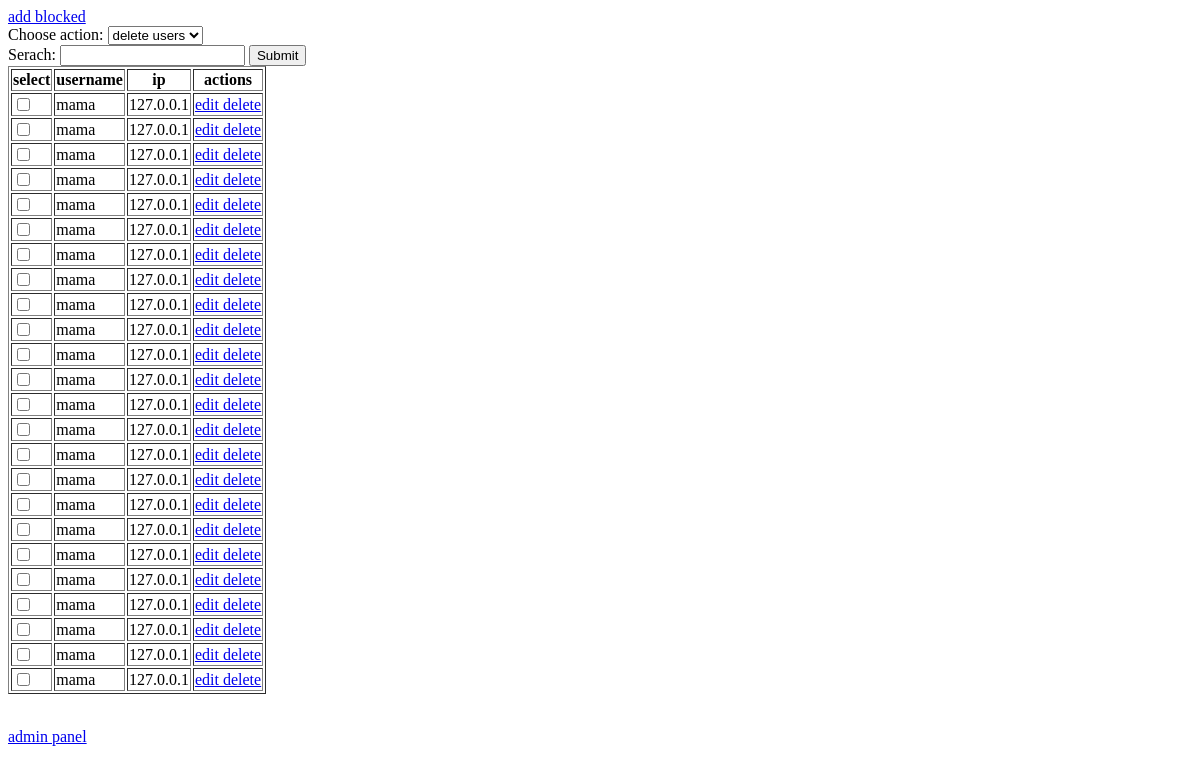
The page /admin/blocked (signed in) on the database as committed earlier.
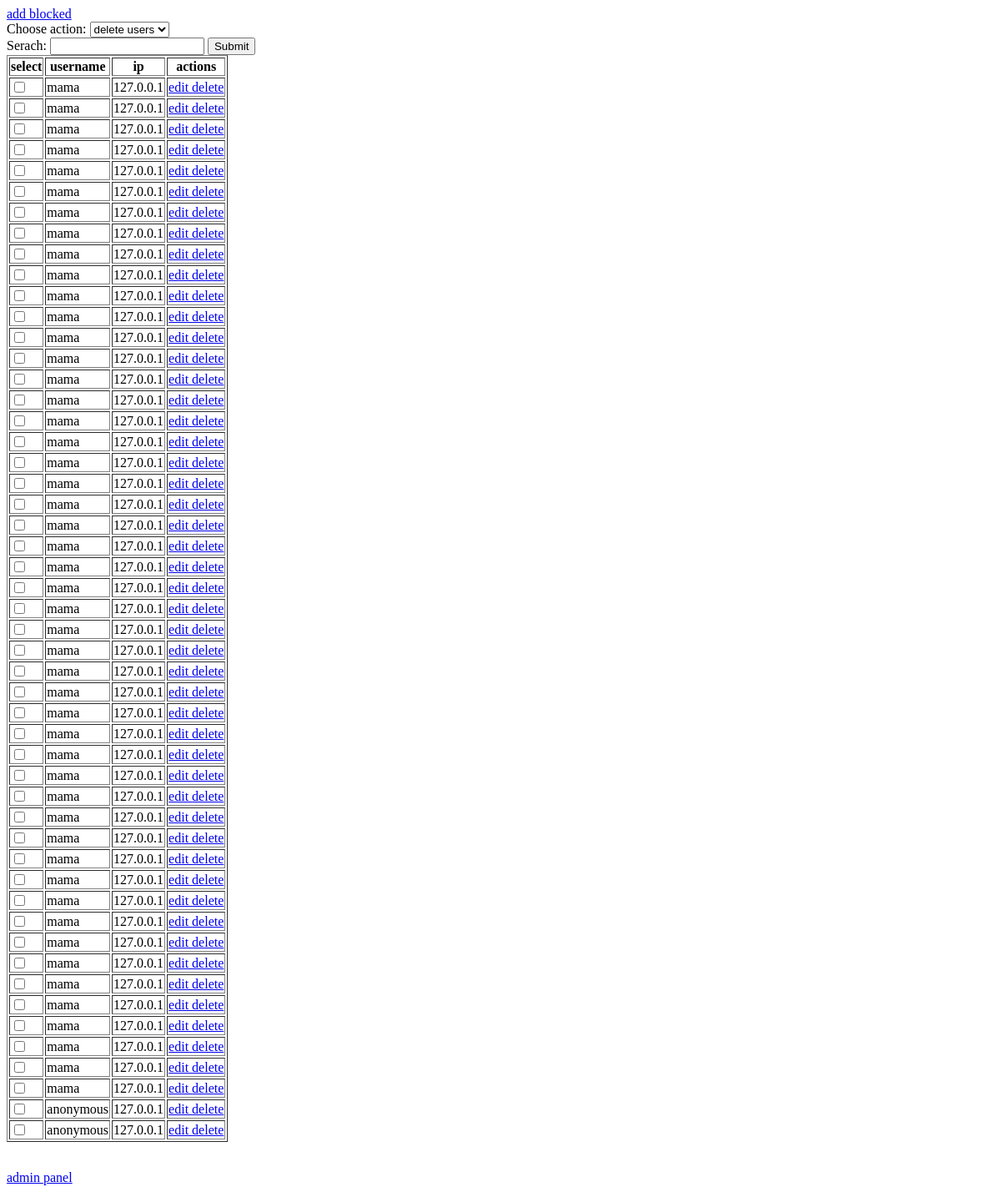
The same page on the database as committed later.
### project_files/database.py (models this page shows, shortened)
class Blocked(db.Model):
    id = db.Column(db.Integer, primary_key=True)
    username = db.Column(db.String(30), unique=False, nullable=False)
    ip = db.Column(db.String(30), unique=False, nullable=False)

### project_files/routes.py (the view, shortened to what this page needs)
@app.route('/admin/blocked', methods=['GET', 'POST'])
@login_required
def admin_blocked():
  blocked = Blocked.query.all()
  return render_template('admin_blocked.html', blocked=blocked)

### project_files/routes.py (called while the page is built)
@login_manager.user_loader
def load_user(user_id):
    return User.query.get(user_id)

### project_files/templates/admin_blocked.html (shortened to what this page needs)
<a href="{{ url_for('add_blocked') }}"> add blocked </a>
<form method="post" action="">
    <label for="action">Choose action:</label>
    <select id="action" name="action">
    <option value="delete user"> delete users</option>
    </select>
    <br>
    <label for="search">Serach:</label>
    <input type="text" id="search" name="search">
    <table border="1px">
        <th> select </th>
        <th> username</th>
        <th> ip</th>
        <th> actions</th>
        {% for block in blocked %}
        <tr>
            <td><input type="checkbox" name="id" value="{{ block.id }}"</td>
            <td>{{ block.username }}</td>
            <td>{{ block.ip }}</td>
            <td>
                <a href="{{ url_for('update_blocked', id=block.id) }}"> edit </a>
                <a href="{{ url_for('delete_blocked', id=block.id) }}"> delete </a>
            </td>
        </tr>
        {% endfor %}
        <input type="submit">
    </table>
</form>
    <a href="{{ url_for('admin') }}"> admin panel</a>

Rows that differ between the two databases and show on the page:
added Blocked: username "mama", ip "127.0.0.1"
added Blocked: username "mama", ip "127.0.0.1"
added Blocked: username "mama", ip "127.0.0.1"
added Blocked: username "mama", ip "127.0.0.1"
added Blocked: username "mama", ip "127.0.0.1"
added Blocked: username "mama", ip "127.0.0.1"
added Blocked: username "mama", ip "127.0.0.1"
added Blocked: username "mama", ip "127.0.0.1"
added Blocked: username "mama", ip "127.0.0.1"
added Blocked: username "mama", ip "127.0.0.1"
added Blocked: username "mama", ip "127.0.0.1"
added Blocked: username "mama", ip "127.0.0.1"
added Blocked: username "mama", ip "127.0.0.1"
added Blocked: username "mama", ip "127.0.0.1"
added Blocked: username "mama", ip "127.0.0.1"
added Blocked: username "mama", ip "127.0.0.1"
added Blocked: username "mama", ip "127.0.0.1"
added Blocked: username "mama", ip "127.0.0.1"
added Blocked: username "mama", ip "127.0.0.1"
added Blocked: username "mama", ip "127.0.0.1"
added Blocked: username "mama", ip "127.0.0.1"
added Blocked: username "mama", ip "127.0.0.1"
added Blocked: username "mama", ip "127.0.0.1"
added Blocked: username "mama", ip "127.0.0.1"
added Blocked: username "mama", ip "127.0.0.1"
added Blocked: username "anonymous", ip "127.0.0.1"
added Blocked: username "anonymous", ip "127.0.0.1"
